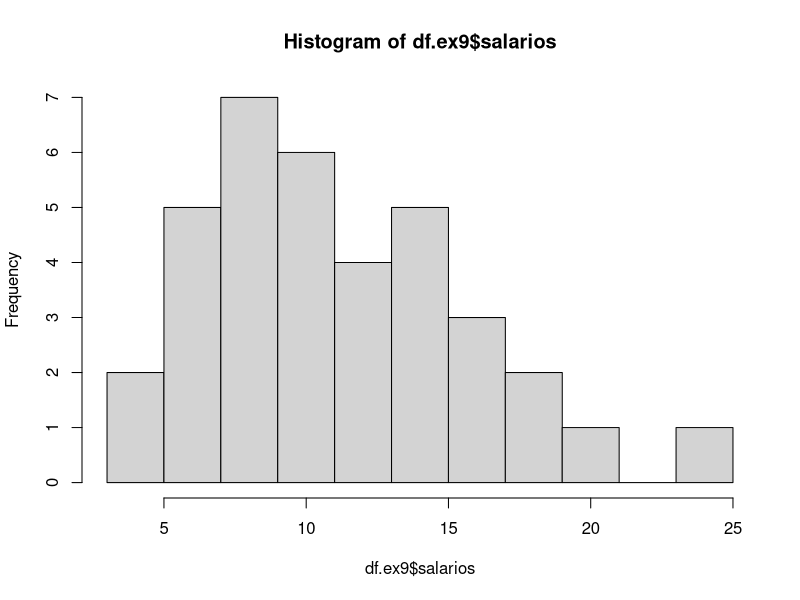

The R script that drew this image:
# Exercício 9
# Em um hospital foram coletados os salários (em salários mínimos) de 36 funcionários.
# Os resultados estão dispostos na planilha Excel “exercicio9.xls”.
# Construa o programa em R que calcule e gere a distribuição de frequências em intervalos de amplitude 2 e o histograma correspondente.

# Instalando biblioteca readxl para importar para o R arquivos com extensão .xls ou .xlsx.
if (!("readxl") %in% installed.packages()) install.packages("readxl")

# Carregando a biblioteca
library(readxl)

# Importando o arquivo do exercício 1
df.ex9 <- read_excel("./dados/exercicio9.xls")

df.ex9$salarios <- df.ex9$Salários
df.ex9$Salários <- NULL

quebras <- table(cut(df.ex9$salarios, breaks = seq(3,26,by=2),right=FALSE)) # Frequencias por categorias
quebras
tabela <- rbind(quebras, p_fi = 100*prop.table(quebras)) # Frequencias relativas em %
tabela
#quebras de linha apenas ilustrativas para facilitar a leitura
tabela <- as.data.frame(
  t(cbind(
    tabela,
    c(sum(tabela[1,]),sum(tabela[2,])
    ))),row.names =c(colnames(tabela),"Total")) #Construção da tabela
tabela_display<-transform(tabela,p_fi=round(p_fi,digits=2))
tabela_display

hist(df.ex9$salarios, breaks = seq(3,26,by=2))
